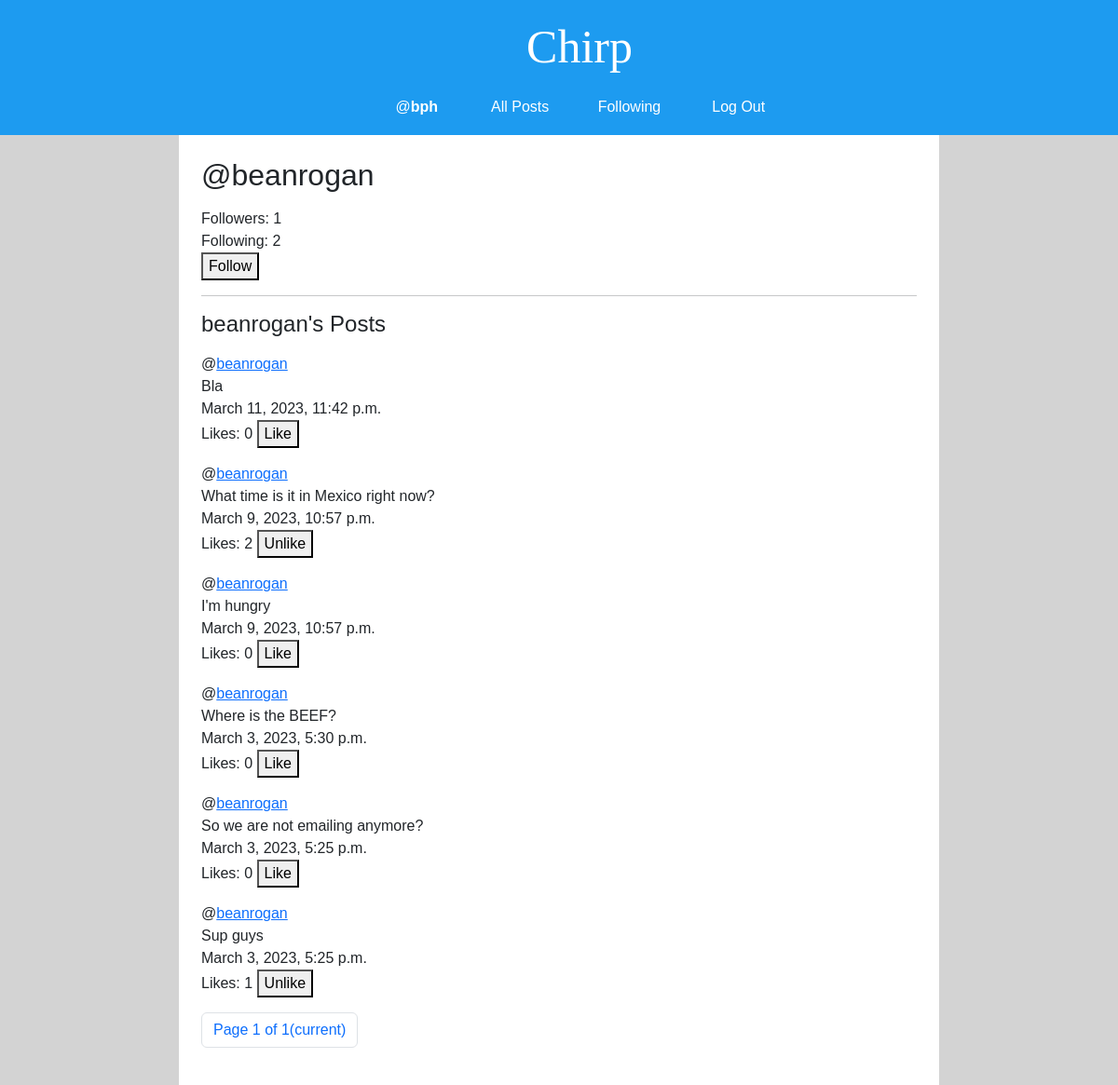
Page /profile/beanrogan (signed in) on the committed database.
### network/models.py (models this page shows, shortened)
class User(AbstractUser):
    pass

class Post(models.Model):
    author = models.ForeignKey('User', on_delete=models.CASCADE, related_name="+")
    content = models.TextField(max_length=280, verbose_name='')
    like_count = models.PositiveIntegerField(default=0)                            # REMOVE
    datetime = models.DateTimeField(auto_now_add=True)
    def likes(self):
        return self.like_objs.count()
    def users_liked(self):
        users = [like_obj.user for like_obj in self.like_objs.all()]
        return users

### network/views.py (the view)
# urls.py: path("profile/<str:username>", views.profile, name="profile"),
def profile(request, username):
    if not request.user.is_authenticated:
        return HttpResponse(error_message["login_to_view_profile"])
    profile_user_obj = get_object_or_404(User, username=username)
    try:
        Follow.objects.get(user=request.user, followed=profile_user_obj)
        requester_following = True
    except Follow.DoesNotExist:
        requester_following = False
    profile_user_following = Follow.objects.filter(user=profile_user_obj)
    profile_user_followers = Follow.objects.filter(followed=profile_user_obj)
    post_list = Post.objects.filter(author=profile_user_obj).order_by("-datetime")
    paginator = Paginator(post_list, 10)
    page_number = request.GET.get('page')
    page_obj = paginator.get_page(page_number)
    return render(request, f"network/profile.html", {
        "profile_user_following": profile_user_following,
        "profile_user_followers": profile_user_followers,
        "profile_user_obj": profile_user_obj,
        "requester_following": requester_following,
        "page_obj": page_obj,
    })

### network/templates/network/profile.html (shortened to what this page needs)
{% extends "network/layout.html" %}
{% load static %}
{% block body %}
    <h2>@<span id="profileUsername">{{ profile_user_obj.username }}</span></h2>
    <p>
        <div>Followers: <span id="followersCount">{{ profile_user_followers.count }}</span></div>
        <div>Following: <span id="followingCount">{{ profile_user_following.count }}</span></div>
        {% if user != profile_user_obj %}
            {% if requester_following == False %}
                <button id="followUnfollowButton">Follow</button>
            {% else %}
                <button id="followUnfollowButton">Unfollow</button>
            {% endif %}
        {% endif %}
    </p>
    <hr>
    <h4>{{ profile_user_obj.username }}'s Posts</h4>
    {% include "network/post-pagination.html" with page_obj=page_obj %}
{% endblock %}

### network/templates/network/layout.html (shortened to what this page needs)
{% load static %}
<!DOCTYPE html>
<html lang="en">
    <head>
        <link href="https://cdn.jsdelivr.net/npm/bootstrap@5.2.3/dist/css/bootstrap.min.css" rel="stylesheet">
        <link href="{% static 'network/styles.css' %}" rel="stylesheet">
    </head>
    <body>
        <nav class="navbar navbar-expand-lg nav-justified">
            <a class="navbar-brand" href="#">Chirp</a>
            <div>
              <ul class="navbar-nav">
                {% if user.is_authenticated %}
                    <li class="nav-item">
                        <a class="nav-link" href="#">@<strong id="username">{{ user.username }}</strong></a>
                    </li>
                {% endif %}
                <li class="nav-item">
                  <a class="nav-link" href="{% url 'index' %}">All Posts</a>
                </li>
                {% if user.is_authenticated %}
                    <li class="nav-item">
                        <a class="nav-link" href="{% url 'following' %}">Following</a>
                    </li>
                    <li class="nav-item nav-access">
                        <a class="nav-link" href="{% url 'logout' %}">Log Out</a>
                    </li>
                {% endif %}
              </ul>
            </div>
        </nav>
        <div class="containter row">
            <div class="col-md-2"></div>
            <div class="body col-md-8 p-4">
                {% block body %}
                {% endblock %}
            </div>
            <div class="col-md-2"></div>
        </div>
    </body>
</html>

### network/templates/network/post-pagination.html (shortened to what this page needs)
<div class="post-group">
    {% for post in page_obj %}
        <p class="post">
            <div class="post-author" id="postAuthor_{{ post.id }}">@<a href="{% url 'profile' post.author.username %}">{{post.author}}</a></div>
            <div class="post-content-container" id="postContentContainer_{{ post.id }}">
                <div class="post-content" id="postContent_{{ post.id }}" style="display: block">{{post.content}}</div>
            </div>
            <div class="post-datetime" id="postDatetime_{{ post.id }}">{{post.datetime}}</div>
            <div>
                Likes: <span class="like-count" id="likeCount_{{ post.id }}">{{ post.likes }}</span>
                {% if user not in post.users_liked and user.is_authenticated %}
                    <button class="like-unlike-button" id="{{ post.id }}">Like</button>
                {% elif user in post.users_liked and user.is_authenticated %}
                    <button class="like-unlike-button" id="{{ post.id }}">Unlike</button>
                {% else %}
                    <button class="like-unlike-button" id="{{ post.id }}" disabled>Like</button>
                {% endif %}
            </div>
        </p>
    {% empty %}
        <span>So empty... need more posts...</span>
    {% endfor %}
    <nav >
        <ul class="pagination">
            <li class="page-item current">
                <a class="page-link">Page {{ page_obj.number }} of {{ page_obj.paginator.num_pages }}<span class="sr-only">(current)</span></a>
            </li>
        </ul>
    </nav>
</div>

### network/static/network/styles.css (style rules this page uses)
body { background-color: lightgray; font-family: "Varela", sans-serif; }
.navbar-brand { font-family: "Brush Script MT", cursive; color: white; font-size: 50px; margin-left: 60px; }
.navbar { background-color: rgb(29, 155, 240); flex-direction: column; }
.nav-link { color: white; margin: 2px 20px; font-family: unset; }
.body { background-color: white; }

### rows in the picture
User: username "bph"
User: username "beanrogan"
Post: author "beanrogan", content "Bla", datetime "March 11, 2023, 11:42 p.m.", likes "0"
Post: author "beanrogan", content "What time is it in Mexico right now?", datetime "March 9, 2023, 10:57 p.m.", likes "2"
Post: author "beanrogan", content "I'm hungry", datetime "March 9, 2023, 10:57 p.m.", likes "0"
Post: author "beanrogan", content "Where is the BEEF?", datetime "March 3, 2023, 5:30 p.m.", likes "0"
Post: author "beanrogan", content "So we are not emailing anymore?", datetime "March 3, 2023, 5:25 p.m.", likes "0"
Post: author "beanrogan", content "Sup guys", datetime "March 3, 2023, 5:25 p.m.", likes "1"

### other values in the picture
{{ profile_user_followers.count }} "1"
{{ profile_user_following.count }} "2"
{{ page_obj.number }} "1"
{{ page_obj.paginator.num_pages }} "1"
